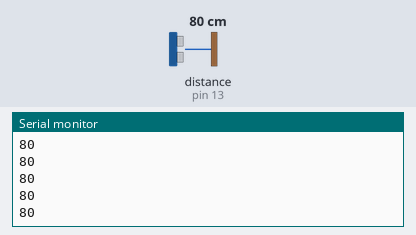
This sketch was run on a simulated Arduino Uno, built with avr-gcc and run on an emulated ATmega328P. On the bench: the last lines printed to the serial monitor. Wiring (inferred from the names in the program): ultrasonic range finder: trigger pin 12; echo pin 13. Inputs (shaded band) come from the test bench; at power-on: distance to the obstacle (sensor on pin 13) 80 cm. The echo pulse lasts 58.3 µs per cm.

Above: at 1.2 s.
1.3 s: distance to the obstacle (sensor on pin 13) set to 2 cm
At 2.3 s:
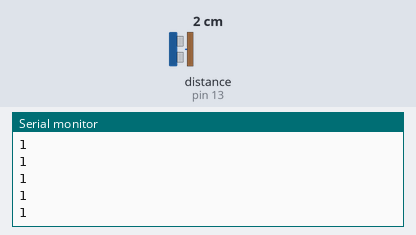
2.8 s: distance to the obstacle (sensor on pin 13) set to 4 cm
At 3.5 s:
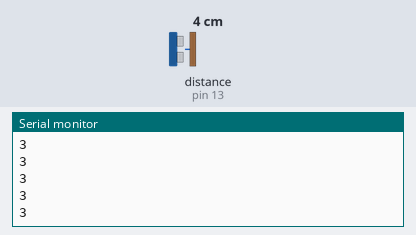
Timing chart, 0 to 5.8 s (numbered marks = the images above; inputs shaded):
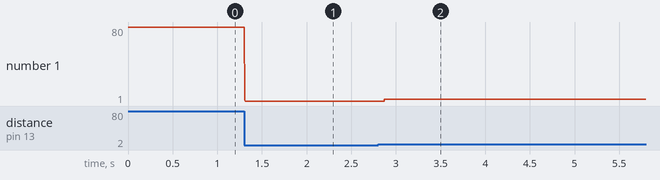

Measured:
- after the input at 1.3 s, the serial monitor: prints a new line at once (image 1)
- after the input at 2.8 s, the serial monitor: prints a new line after 0.07 s (image 2)
- plotted number 1: 80 → 1 after the input at 1.3 s, 1 → 3 after the input at 2.8 s

The sketch:

Distancia.ino
```cpp
int tiempo;
int centimetros;
int trig = 12;
int echo = 13;
int piezo = 5;

void setup()
{
  Serial.begin (9600);
}

void loop()
{
  pinMode (trig, OUTPUT);
  digitalWrite (trig, LOW);
  delayMicroseconds (3);
  digitalWrite (trig, HIGH);
  delayMicroseconds (15);
  digitalWrite (trig, LOW);
  pinMode (echo, INPUT);
  tiempo = pulseIn (echo, HIGH);
  centimetros = tiempo / 58;
  Serial.println(centimetros);
}
```
